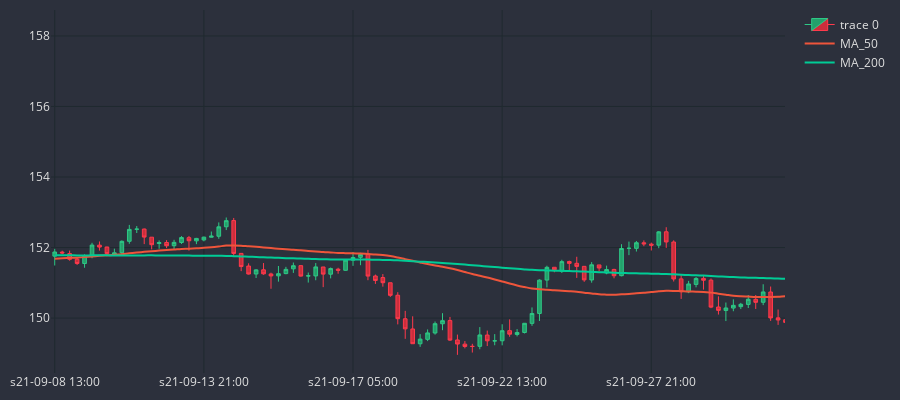

Here is the notebook cell this chart was saved with:
### Code cell
cp = CandlePlot(df_an.iloc[65:350])
cp.show_plot(line_traces = [MA_S,MA_L])

### Figure 1 — Plotly figure (JSON) as saved in the notebook; plotly's stock layout.template omitted (floating-point values rounded to 4 significant figures; data arrays with more than 128 entries replaced by an {"elided": "..."} marker saying what was removed)
{"data": [{"close": {"elided": "285 float values"}, "decreasing": {"fillcolor": "#cc2e3c", "line": {"color": "#ff3a4c"}}, "high": {"elided": "285 float values"}, "increasing": {"fillcolor": "#24a06b", "line": {"color": "#2ec886"}}, "line": {"width": 1}, "low": {"elided": "285 float values"}, "opacity": 1, "open": {"elided": "285 float values"}, "type": "candlestick", "x": {"elided": "285 str values"}}, {"line": {"shape": "spline", "width": 2}, "name": "MA_50", "type": "scatter", "x": {"elided": "285 str values"}, "y": {"elided": "285 float values"}}, {"line": {"shape": "spline", "width": 2}, "name": "MA_200", "type": "scatter", "x": {"elided": "285 str values"}, "y": {"elided": "285 float values"}}], "layout": {"font": {"color": "#e1e1e1"}, "height": 400, "margin": {"b": 10, "l": 10, "r": 10, "t": 10}, "paper_bgcolor": "#2c303c", "plot_bgcolor": "#2c303c", "width": 900, "xaxis": {"autorange": false, "gridcolor": "#1f292f", "nticks": 5, "range": [-0.5, 97.93], "rangeslider": {"visible": false, "yaxis": {}}, "type": "category"}, "yaxis": {"autorange": true, "gridcolor": "#1f292f", "range": [148.4, 158.7], "type": "linear"}}}
